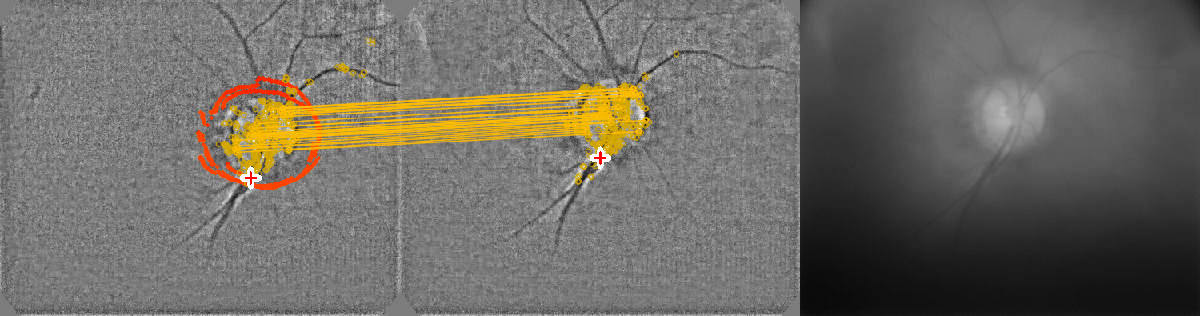
#> input picture example_frame.jpg, 1200 x 316 px, given in place of circular_scan_unprocessed.mp4, which was not available
$ python tracking.py
#> lines starting #> are read from the running program, lines starting #| are printed output that depends on the picture; after the words box and inside, x2 and y2 are one past the last pixel; in counts of white or black regions, pixels touching at a corner belong together; pictures that were not available may be replaced by others from this repository, and a replacement may not be noted
### lib/video_stream.py
import cv2 as cv
import numpy as np


class VideoStream:

    def __init__(self, path: str, hsize: int = None):
        """
        Initialize the video stream.
        The output width is specified, the height is rescaled to match the initial aspect ratio.

        :param path: path to video / device
        :param hsize: horizontal size of the video
        """
        # video capture object
        self.cap = cv.VideoCapture(path, cv.CAP_ANY)

        # Check if the video was opened successfully
        if not self.cap.isOpened():
            raise IOError(f"Unable to open file '{path}'")

        # store frame rate and size parameters
        self.fps_org = self.cap.get(cv.CAP_PROP_FPS)
        size0 = list((int(self.cap.get(cv.CAP_PROP_FRAME_WIDTH)),\
                      int(self.cap.get(cv.CAP_PROP_FRAME_HEIGHT))))
        self.hsize = hsize
        self.size = size0 if hsize is None else [hsize, round(hsize*size0[1]/size0[0])]

    def get_frame(self) -> np.ndarray | None:
        """
        Get the next frame.

        :return: greyscale frame (np.float32). 'None' if reading failed
        """
        # read frame
        frame_read, frame = self.cap.read()
#> frame is the input picture: shape (316, 1200, 3); mean B, G, R 99.9, 106.9, 110.2

        # reading failed
        if not frame_read:
            return None

        # use only one channel (=grayscale)
        frame = frame[:, :, 0]
#> frame: shape (316, 1200)

        # rescale the frame with INTER_AREA option for averaging and less aliasing
        if self.hsize is not None:
            frame = cv.resize(frame.astype(np.float32), self.size, interpolation=cv.INTER_AREA)
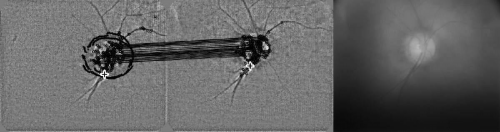
#> frame: shape (132, 500) float32; min 0.117, max 251, mean 99.9

        # convert to float32
        return frame.astype(np.float32)

    def set_position(self, seconds: float) -> None:
        """
        Set the current video stream position.

        :param seconds: timestamp in seconds
        """
        self.cap.set(cv.CAP_PROP_POS_MSEC, seconds*1000)

    def close(self) -> None:
        """
        Close the video stream.
        """
        self.cap.release()

### lib/preprocessor.py
import numpy as np
import cv2 as cv


class Preprocessor:

    def __init__(self,
                 video_size:            tuple[int, int],
                 kernel_size:           float,
                 contrast_quant:        float,
                 reflection_th:         int = 252,
                 dilation_kernel_size:  float = 0.05,
                 mask_r:                float = None,
                 mask_pos:              tuple = None):
        """
        Initialize the Preprocessor.

        :param video_size: video size as [width, height]
        :param kernel_size: relative box blur filter kernel size in each dimension for highpass filtering
        :param contrast_quant: Inclusion quantile for automatic contrast calculation.
                E.g. 0.95 excludes highest/lowest 5% of image values. Useful against outliers.
        :param reflection_th: reflection detection threshold as int, should be <256
        :param dilation_kernel_size: kernel size for dilation of the reflection mask in relative image units (0.-1.)
        :param mask_r: circular mask radius relative to image (values in [0...1])
        :param mask_pos: circular mask center position as tuple [x, y]
        """
        self.kernel_size = kernel_size
        self.video_size = video_size
        self.contrast_quant = contrast_quant
        self.reflection_threshold = reflection_th
        self.dilation_kernel_size = int(dilation_kernel_size * min(self.video_size))  # convert to absolute pixels
        self.mask_r = mask_r
        self.mask_pos = mask_pos

        # initialize circular mask
        if self.mask_r is not None and self.mask_pos is not None:
            Y, X = np.mgrid[0:self.video_size[1], 0:self.video_size[0]]
            R2 = (X - self.mask_pos[0]*self.video_size[0])**2 + (Y - self.mask_pos[1]*self.video_size[1])**2
            self.mask = R2 > (self.mask_r*self.video_size[0])**2
        else:
            self.mask = None

    def process(self, img_in: np.ndarray) -> np.ndarray:
        """
        Preprocess the frame.
        Includes high pass filtering, reflection removal and contrast enhancement.

        :param img_in: input greyscale image
        :return: processed image (type np.uint8 and shape as input)
        """
        # image padding
        k2 = int((self.kernel_size * self.video_size[0]) // 2) + 1
#> k2 = 9
        img_pad = np.pad(img_in, ((k2, k2), (k2, k2)), mode="edge")
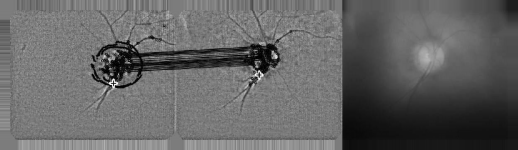
#> img_pad: shape (150, 518) float32; min 0.117, max 251, mean 100.4

        # high pass filter
        img_lp = cv.blur(img_pad, (round(self.kernel_size*self.video_size[0]),
                                  round(self.video_size[0]*self.kernel_size)))
        img_lp = img_lp[k2:-k2, k2:-k2]
#> img_lp: shape (132, 500) float32
        diff = img_in - img_lp
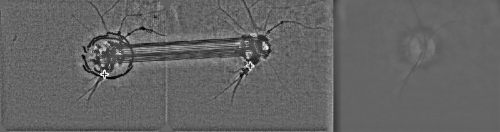
#> diff: shape (132, 500) float32; min -109, max 165.1, mean -0.3; drawn with min black and max white

        # reflection removal with thresholding and dilation
        clipping = img_in > self.reflection_threshold
#> clipping: shape (132, 500) bool; 0.01% white in thin lines or dots, all inside (x1, y1, x2, y2) = (101, 65, 254, 76)
        dkernel = [self.dilation_kernel_size, self.dilation_kernel_size]
        clipping = cv.dilate(clipping.astype(np.uint8), kernel=cv.getStructuringElement(cv.MORPH_RECT, dkernel)) > 0
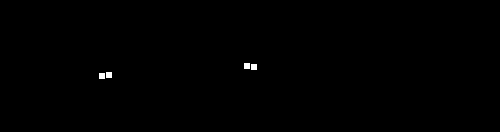
#> clipping: shape (132, 500) bool; 0.22% white; 4 white regions, box (x1, y1, x2, y2) and area: (244, 63, 250, 69) 36, (251, 64, 257, 70) 36, (99, 73, 105, 79) 36, (106, 72, 112, 78) 36
        diff[clipping] = 0
#> diff: shape (132, 500) float32; 0.22% of pixels changed, all inside (x1, y1, x2, y2) = (99, 63, 257, 79)

        # mask to circular region
        if self.mask is not None:
            diff[self.mask] = 0

        # calculate contrast factor
        ptp1 = np.ptp(diff, axis=1)
#> ptp1 = 132 values, max 262.6 at index 70, min 61.84 at index 4, mean 135.6
        ptp = 255 / (1 + np.quantile(ptp1, self.contrast_quant))
#> ptp = 1.11
        gain = max(1, min(30, ptp))
#> gain = 1.11

        # apply contrast and convert image back to uint8
        img_out = gain*diff + 127.0
        img_out = np.clip(img_out, 0, 255)
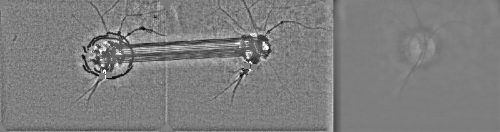
#> img_out: shape (132, 500) float32; min 5.78, max 255, mean 126.6
        img_out = img_out.astype(np.uint8)

        return img_out

### lib/feature_detector.py
import numpy as np
import cv2 as cv


class FeatureDetector:

    def __init__(self, *args) -> None:
        """
        Initialize the feature detector.

        :param args: arguments for the ORB class
        """
        self.kp1 = None
        self.des1 = None

        # initialize feature detector
        self.fdet = cv.ORB_create(*args)

    def get_features(self, image: np.ndarray) -> tuple[np.ndarray, list]:
        """
        Get features from an image.

        :param image: input image
        :return: keypoint array, descriptor list
        """
        return self.fdet.detectAndCompute(image, None)

    def init_reference(self, reference: np.ndarray) -> None:
        """
        Initialize the reference frame.

        :param reference: reference frame
        """
        self.kp1, self.des1 = self.get_features(reference)
#> self.kp1 = 325 keypoints; strongest (x, y, size): (103, 68, 31), (248, 60, 31), (266, 48, 37.2), (105, 70, 31)

    def compute(self,
                img_curr:           np.ndarray,
                min_matches:        int,
                std_th:             float,
                max_matches_shown:  int)\
                        \
            -> tuple[bool,
                     tuple[float, float],
                     np.ndarray,
                     list,
                     np.ndarray,
                     np.ndarray,
                     list]:
        """
        Detect and calculate image shift.
        Return matching properties.

        :param img_curr: current image frame
        :param min_matches: minimum number of matches
        :param std_th: maximum standard deviation of matches
        :param max_matches_shown: maximum number of matches to display
        :return: if detection was successful, image shift tuple,
            keypoint mask, list of good keypoints, keypoints reference,
            keypoints current frame, bool list for matches to show
        """
        # init
        shift = None
        features_found = False
        mask = []
        matches_shown = []

        # keypoints in current image
        kp2, des2 = self.get_features(img_curr)

        # match descriptors
        # see https://docs.opencv.org/3.4/dc/dc3/tutorial_py_matcher.html
        if des2 is not None and self.des1 is not None:
            bf = cv.BFMatcher(cv.NORM_HAMMING, crossCheck=True)
            matches = bf.match(self.des1, des2)
            good = matches

        # apply additional criteria
        if len(good) > min_matches:

            src_pts = np.array([self.kp1[m.queryIdx].pt for m in good], dtype=np.float64).reshape(-1, 1, 2)
            dst_pts = np.array([kp2[m.trainIdx].pt for m in good], dtype=np.float64).reshape(-1, 1, 2)

            # we don't need the full homography from cv.findHomography (8 degrees of freedom),
            # instead use estimateAffinePartial2D with only 4 degrees of freedom
            M, maskp = cv.estimateAffinePartial2D(src_pts, dst_pts, None, cv.RANSAC, 3, confidence=0.95)

            # check if minimum number of matches
            if M is not None and np.count_nonzero(maskp) > min_matches:

                mask_bool = maskp.ravel().astype(bool)
                src_pts2 = src_pts[mask_bool, 0]
                dst_pts2 = dst_pts[mask_bool, 0]

                # make sure standard deviation between point shifts is small, otherwise something is wrong
                if np.sqrt(np.sum(np.std(dst_pts2 - src_pts2, axis=0)**2)) < std_th:

                    shift = np.mean(dst_pts2 - src_pts2, axis=0)
                    features_found = True
                    mask = maskp

                    # limit shown matches to 'max_matches_shown'
                    mask2 = mask.copy()
                    subm = mask2[mask2.astype(bool)]
                    subm[max_matches_shown:] = 0
                    mask2[mask2.astype(bool)] = subm[:]
                    matches_shown = mask2.ravel().tolist()

        # nothing found
        if not features_found:
            good = []

        return features_found, shift, mask, good, self.kp1, kp2, matches_shown

### lib/plotting.py
import cv2 as cv
import numpy as np

# some plotting helper functions

def new_window(name: str, size: list[int, int]) -> None:
    """
    Create and open the openCV window

    :param name: name of window
    :param size: size of window as [width, height]
    """
    cv.namedWindow(name, cv.WINDOW_NORMAL)
    cv.waitKey(50)
    cv.resizeWindow(name, *size)
    cv.waitKey(50)

def keyboard_interaction() -> bool:
    """
    Handles the keyboard interaction with the cv window.
    Space to pause the stream, space to resume.
    q to exit

    :return: if the program should exit outside this function
    """
    key = cv.waitKey(2) & 0xFF

    if key == ord(' '):

        key = 0
        while key not in [ord(' '), ord('q')]:
            key = cv.waitKey(10) & 0xFF

    return key == ord('q')


def wait_for_exit(window_name: str) -> None:
    """
    Blocks the program (and therefore leaves the plot window open)
    until either 'q' is pressed or the window with 'window_name' gets closed

    :param window_name: name of the cv window to monitor
    """
    # leave window open, exit with q
    key = 0
    while key != ord('q') and cv.getWindowProperty(window_name, cv.WND_PROP_VISIBLE) > 0:
        key = cv.waitKey(10) & 0xFF


def draw_found_position(img_hist:   np.ndarray,
                        shift:      tuple[float, float],
                        color:      tuple = None)\
        -> None:
    """
    Draw the detected position on the history image

    :param img_hist: history image, same shape as img_ref
    :param shift: image shift x value, y value
    :param color: color of point to draw as rgb tuple
    """

    # OCT beam in coordinates of reference image
    xp = round(img_hist.shape[1]/2 - shift[0])
    yp = round(img_hist.shape[0]/2 - shift[1])

    # inside reference image
    if 0 < xp < img_hist.shape[1] and 0 < yp < img_hist.shape[0]:
        cv.circle(img_hist, (xp, yp), 2, color, -1, cv.LINE_AA)


def draw_oct_beam_reference(img_comb:   np.ndarray,
                            img_ref:    np.ndarray,
                            shift:      tuple[float, float])\
        -> None:
    """
    Draw the OCT beam in the reference image.

    :param img_comb: combined image of img_ref and current frame
    :param img_ref: reference image
    :param shift: image shift x value, y value
    """
    # OCT beam in coordinates of reference image
    xp = round(img_ref.shape[1]/2 - shift[0])
    yp = round(img_ref.shape[0]/2 - shift[1])

    # inside reference image
    if 0 < xp < img_ref.shape[1] and 0 < yp < img_ref.shape[0]:
        cv.drawMarker(img_comb, (xp, yp),  (255, 255, 255), cv.MARKER_CROSS, 21, 8);
        cv.drawMarker(img_comb, (xp, yp),  (0, 0, 255), cv.MARKER_CROSS, 14, 2);


def draw_current_oct_beam(img_comb: np.ndarray) -> None:
    """
    Draw the OCT beam position in the current frame.

    :param img_comb: combined image of img_ref and img_curr
    """
    xp2 = round(img_comb.shape[1] * 3 / 4)
    yp2 = img_comb.shape[0] // 2
    cv.drawMarker(img_comb, (xp2, yp2),  (255, 255, 255), cv.MARKER_CROSS, 21, 8);
    cv.drawMarker(img_comb, (xp2, yp2),  (0, 0, 255), cv.MARKER_CROSS, 14, 2);

### tracking.py
#!/usr/bin/env python3

import cv2 as cv
import numpy as np
import os

import lib

# option dictionary
opts = dict()

# video options
opts["video_file"] = "circular_scan_unprocessed.mp4"  # video file path
opts["ref_time"] = 0.043  # timestamp for reference frame in seconds

# preprocessing
opts["res"]                 = 500           # image output resolution (width)
opts["contrast_quant"]      = 0.95          # automatic contrast quantile
opts["mask_r"]              = 0.6           # circular mask radius, relative units
opts["mask_pos"]            = (0.5, 0.5)    # circular mask radius center position, relative units
opts["reflect_th"]          = 245           # reflection threshold for 8 bit (=maximum of 255)
opts["reflect_dilate"]      = 0.05          # dilation kernel size for reflection removal, relative units
opts["kernel_size"]         = 20 / 600      # high pass filter kernel size

# feature detection options
opts["fdet_args"]           = (500, )   # feature detection, parameters, first is max. number of keypoints
opts["min_matches"]         = 15        # minimum number of matches required
opts["match_std_th"]        = 3         # maximum standard deviation in pixels for the matches
opts["max_matches_shown"]   = 30        # maximum number of displayed match connections


# open the video
video = lib.VideoStream(opts["video_file"], hsize=opts["res"])

# init preprocessor
proc_fdet = lib.Preprocessor(video.size, opts["kernel_size"], opts["contrast_quant"],
                             opts["reflect_th"], opts["reflect_dilate"], opts["mask_r"], opts["mask_pos"])

# init feature matcher
fdet = lib.FeatureDetector(*opts["fdet_args"])

# get ref image for feature_detector
video.set_position(opts["ref_time"])
img_ref_fdet = proc_fdet.process(video.get_frame())
fdet.init_reference(img_ref_fdet)
video.set_position(0)

# init history image
img_hist = cv.cvtColor(img_ref_fdet, cv.COLOR_GRAY2BGR)

# open output window
lib.new_window("Tracking", [1200, 650])

# breaks when no video / video finished
while True:

    # get frame
    if (frame := video.get_frame()) is None:
        break

    # preprocessing and feature matching
    img_proc_fdet = proc_fdet.process(frame)
    fdet_success, shift, mask, good, kp1, kp2, matches_shown\
            = fdet.compute(img_proc_fdet, opts["min_matches"],
                           opts["match_std_th"], opts["max_matches_shown"])
#> in compute, `kp2, des2 = self.get_features(img_curr)`: kp2 has the same summary as self.kp1 in init_reference
#> in compute, `matches = bf.match(self.des1, des2)`: matches = 325 matches
#> in compute, `src_pts = np.array([self.kp1[m.queryIdx].pt for m in good], dtype=np.f..`: src_pts = 325 rows, first 8: [92, 68], [246, 54], [82, 55], [105, 74], [126, 33], [242, 71], [108, 78], [116, 32]
#> in compute, `dst_pts = np.array([kp2[m.trainIdx].pt for m in good], dtype=np.float6..`: dst_pts has the same summary as src_pts
#> in compute, `M, maskp = cv.estimateAffinePartial2D(src_pts, dst_pts, None, cv.RANSA..`: M = [[1, 0, 0], [0, 1, 0]]; maskp = 325 values from 1 to 1
#> in compute, `src_pts2 = src_pts[mask_bool, 0]`: src_pts2 = 325 pairs, first value 79.2 to 270, second value 31 to 83.52
#> in compute, `dst_pts2 = dst_pts[mask_bool, 0]`: dst_pts2 has the same summary as src_pts2
#> in compute, `shift = np.mean(dst_pts2 - src_pts2, axis=0)`: shift = [0, 0]
#> in compute, `mask = maskp`: mask = 325 values from 1 to 1
#> in compute, `matches_shown = mask2.ravel().tolist()`: matches_shown = 325 values, max 1 at index 0, min 0 at index 30, mean 0.0923
#> fdet_success = True; shift = [0, 0]; mask = 325 values from 1 to 1; good = 325 matches; kp1 has the same summary as self.kp1 in init_reference

    # draw detected position in reference frame
    if fdet_success:
        # slight coloring depending on matching quality,
        # can be parametrized to show hugely different colors
        weight = min(1, 0.5 + 0.5*(np.count_nonzero(mask) - opts["min_matches"])\
                        /5/opts["min_matches"])
#> weight = 1
        color = (0, 80*weight, 255)
#> color = (0, 80, 255)

        lib.draw_found_position(img_hist, shift, color)
#> in draw_found_position, `xp = round(img_hist.shape[1]/2 - shift[0])`: xp = 250
#> in draw_found_position, `yp = round(img_hist.shape[0]/2 - shift[1])`: yp = 66

    # plot keypoints and matches
    img_curr_bgr = cv.cvtColor(img_proc_fdet, cv.COLOR_GRAY2BGR)
    img_comb = cv.drawMatches(img_hist, kp1, img_curr_bgr, kp2, good, None, matchColor=(0, 180, 250),
                              singlePointColor=(0, 160, 200), matchesMask=matches_shown, flags=0)
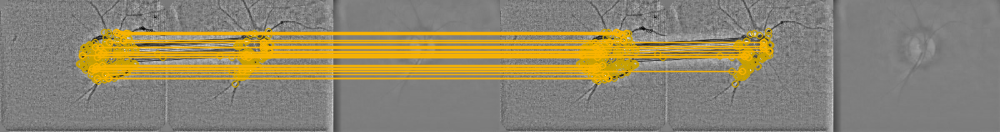
#> img_comb: shape (132, 1000, 3); mean B, G, R 108.7, 133.3, 142.3

    # highlight OCT beam in current image
    lib.draw_current_oct_beam(img_comb)
#> in draw_current_oct_beam, `cv.drawMarker(img_comb, (xp2, yp2),  (0, 0, 255), cv.MARKER_CROSS, 14,..`: img_comb: shape (132, 1000, 3); mean B, G, R 109.1, 133.4, 142.5

    # highlight OCT beam in reference image
    if fdet_success:
        lib.draw_oct_beam_reference(img_comb, img_ref_fdet, shift)
#> in draw_oct_beam_reference, `xp = round(img_ref.shape[1]/2 - shift[0])`: xp = 250
#> in draw_oct_beam_reference, `yp = round(img_ref.shape[0]/2 - shift[1])`: yp = 66
#> in draw_oct_beam_reference, `cv.drawMarker(img_comb, (xp, yp),  (0, 0, 255), cv.MARKER_CROSS, 14, 2);`: img_comb: shape (132, 1000, 3); mean B, G, R 109.6, 133.5, 142.6

    # combine results with raw frame
    img_comb = np.hstack((img_comb, cv.cvtColor(frame.astype(np.uint8), cv.COLOR_GRAY2BGR)))
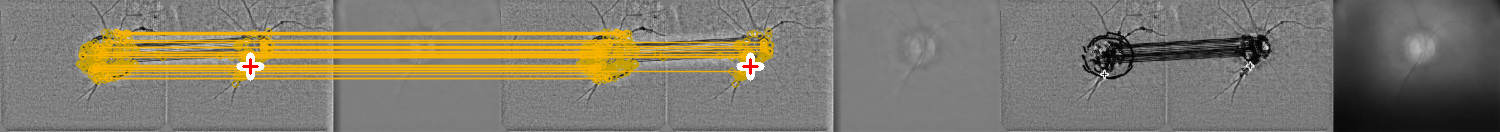
#> img_comb: shape (132, 1500, 3); mean B, G, R 106.2, 122.1, 128.2

    # display everything
    cv.imshow("Tracking", img_comb)

    # Press Q on keyboard to exit, space to pause
    if lib.keyboard_interaction():
#> (key q is pressed here)
        break

# release the video capture
video.close()

# show all detected positions
cv.imshow('Tracking', img_hist)
lib.wait_for_exit('Tracking')

# close all windows
cv.destroyAllWindows()
